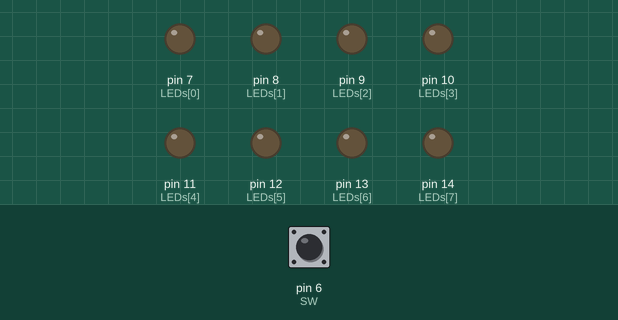
Simulated run of this sketch. Board: Arduino Uno, built with avr-gcc and run on an emulated ATmega328P. Parts: output pins drawn as LEDs (lit = HIGH). Dashed ring = blinking. Inputs (shaded band) come from the test bench; at power-on: pin 6 (SW) LOW.

Above: at 1.2 s.
1.3 s: pin 6 (SW) pulled HIGH for 3.2 s
At 4.1 s:
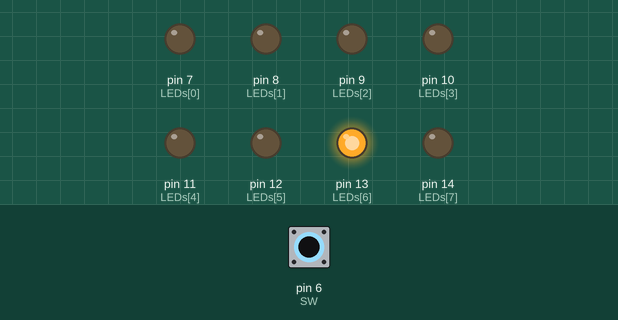
At 5.65 s:
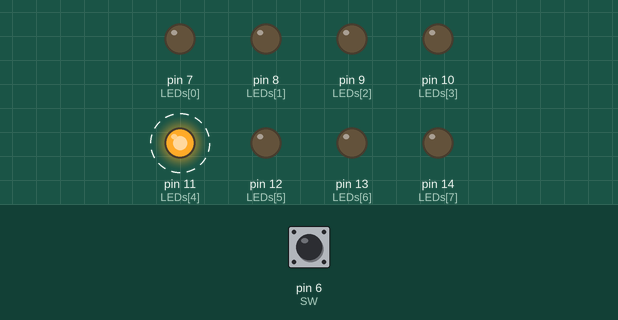
Timing chart, 0 to 12.9 s (numbered marks = the images above; inputs shaded):
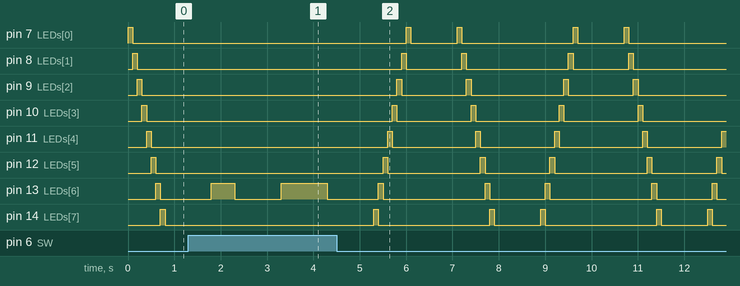

Measured:
- by itself, pin 12 (LEDs[5]): repeats every 3.6 s: LOW 2.0 s, HIGH 0.10 s, LOW 1.4 s, HIGH 0.10 s
- by itself, pin 14 (LEDs[7]): repeats every 3.6 s: LOW 2.4 s, HIGH 0.10 s, LOW 1.0 s, HIGH 0.10 s

The sketch:

Lab02-03.ino
```cpp
// Lab02_03
// 使用陣列的跑馬燈程式
// 每個 LED 正極接到 Pin 7 - 14, 負極接地
const byte LEDs[] ={7,8,9,10,11,12,13,14};
const byte total = sizeof(LEDs);
const byte SW=6;
int index = 0 , i ,j ;
void setup(){
// 將每個 Pin 設定成輸出
    for ( i=0;i<total;i++) {
    pinMode(LEDs[i], OUTPUT);
    }
    pinMode(SW,INPUT);
}
void loop() {

    for (index=0; index <= 7; index++) //向左展示
    {
        for ( i=0;i<total;i++) // 所有 LED OFF
        {
            digitalWrite(LEDs[i], LOW);
        }

        j = digitalRead(SW);
        if (j == HIGH) // turn LED on:
        {
            digitalWrite(LEDs[6], HIGH);
            delay(500);
            digitalWrite(LEDs[6], LOW);
            break;
        }


      digitalWrite(LEDs[index], HIGH);
      delay(100);
    }

    for ( i=0;i<total;i++) // 所有 LED OFF
        {
            digitalWrite(LEDs[i], LOW);
        }

    delay(1000);

    for (index=7; index >= 0; index--) //向右展示
    {

        for ( i=0;i<total;i++) {
            digitalWrite(LEDs[i], LOW);
        }

        j = digitalRead(SW);
        if (j == HIGH) // turn LED on:
        {
             digitalWrite(LEDs[6], HIGH);
             delay(500);
             digitalWrite(LEDs[6], LOW);
             break;
         }


        digitalWrite(LEDs[index], HIGH);

        delay(100);
    }
    for ( i=0;i<total;i++) // 所有 LED OFF
    {
        digitalWrite(LEDs[i], LOW);
    }
    delay(1000);


    j = digitalRead(SW);
    if (j == HIGH) // turn LED on:
    {
        digitalWrite(LEDs[6], HIGH);
        delay(500);
    }
    else // turn LED off:
    {
        digitalWrite(LEDs[6], LOW);

    }

}
```
